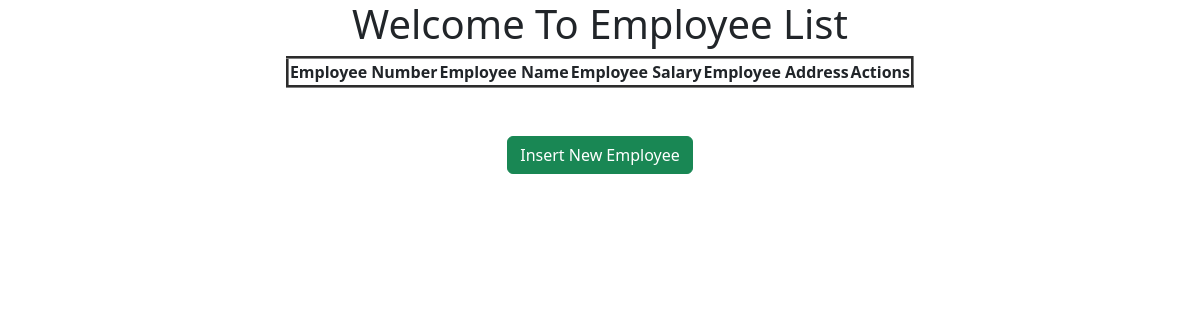
Before: / with the older database file.
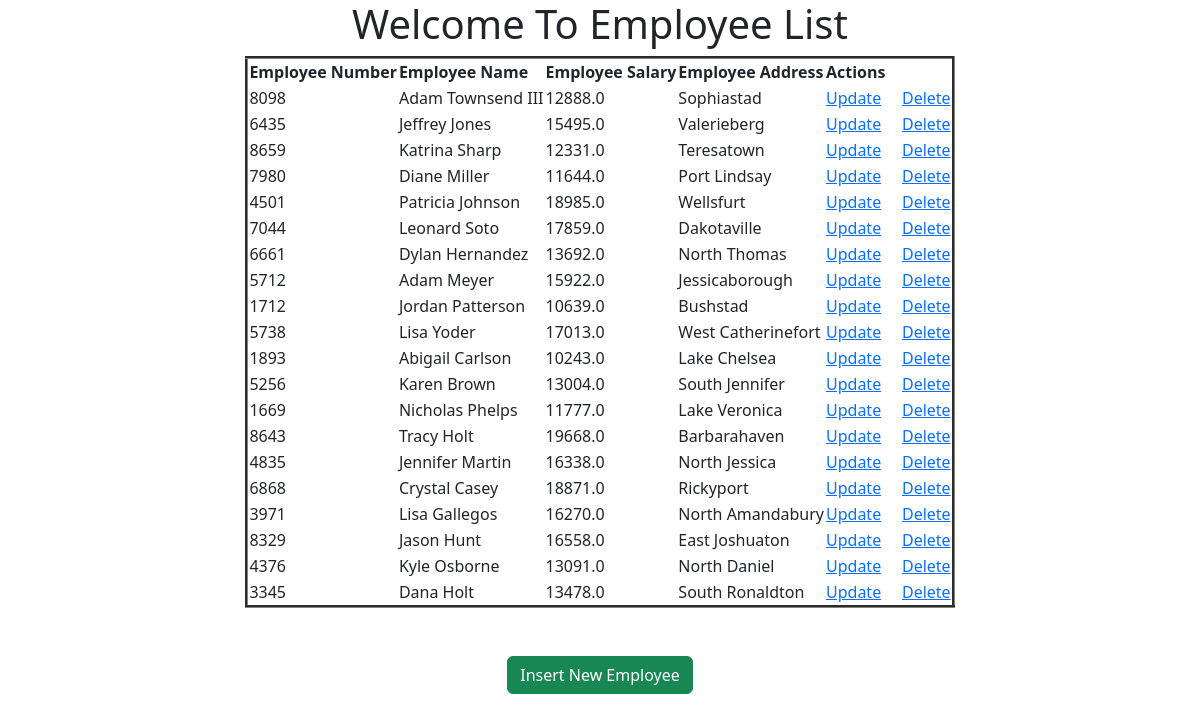
After: the same page with the newer database file.
### testapp/models.py (models this page shows)
class Employee(models.Model):
    eno = models.IntegerField()
    ename = models.CharField(max_length=30)
    esal = models.FloatField()
    eaddr = models.CharField(max_length=50)

### testapp/views.py (the view)
# urls.py: path('',views.retrieve_view),
def retrieve_view(request):
    emp_list = Employee.objects.all()
    return render(request,"testapp/index.html",{"emp_list":emp_list})

### templates/testapp/index.html
<!DOCTYPE html>
{% extends 'testapp/base.html' %}
{% block body_block %}
    <h1>Welcome To Employee List</h1>
    <table border="3">
        <thead>
            <th>Employee Number</th>
            <th>Employee Name</th>
            <th>Employee Salary</th>
            <th>Employee Address</th>
            <th>Actions</th>
        </thead>
        {% for emp in emp_list %}
        <tr>
            <td>{{emp.eno}}</td>
            <td>{{emp.ename}}</td>
            <td>{{emp.esal}}</td>
            <td>{{emp.eaddr}}</td>
            <td><a href="#">Update</a>&nbsp&nbsp&nbsp&nbsp
			<a href="#">Delete</a></td>
        </tr>
        {% endfor %}
    </table>
<br><br>
    <a href="insert/" class="btn btn-success">Insert New Employee</a>
<br><br>
{% endblock %}

### templates/testapp/base.html (shortened to what this page needs)
<!DOCTYPE html>
<html lang="en">
<head>
    <link href="https://cdn.jsdelivr.net/npm/bootstrap@5.3.8/dist/css/bootstrap.min.css" rel="stylesheet">
    <link rel="stylesheet">
</head>
<body>
    <div class="container" align="center">
        {% block body_block %}
        {% endblock %}
    </div>
</body>
</html>

Changed rows visible on the page:
added Employee: eno "8098", ename "Adam Townsend III", esal "12888.0", eaddr "Sophiastad"
added Employee: eno "6435", ename "Jeffrey Jones", esal "15495.0", eaddr "Valerieberg"
added Employee: eno "8659", ename "Katrina Sharp", esal "12331.0", eaddr "Teresatown"
added Employee: eno "7980", ename "Diane Miller", esal "11644.0", eaddr "Port Lindsay"
added Employee: eno "4501", ename "Patricia Johnson", esal "18985.0", eaddr "Wellsfurt"
added Employee: eno "7044", ename "Leonard Soto", esal "17859.0", eaddr "Dakotaville"
added Employee: eno "6661", ename "Dylan Hernandez", esal "13692.0", eaddr "North Thomas"
added Employee: eno "5712", ename "Adam Meyer", esal "15922.0", eaddr "Jessicaborough"
added Employee: eno "1712", ename "Jordan Patterson", esal "10639.0", eaddr "Bushstad"
added Employee: eno "5738", ename "Lisa Yoder", esal "17013.0", eaddr "West Catherinefort"
added Employee: eno "1893", ename "Abigail Carlson", esal "10243.0", eaddr "Lake Chelsea"
added Employee: eno "5256", ename "Karen Brown", esal "13004.0", eaddr "South Jennifer"
added Employee: eno "1669", ename "Nicholas Phelps", esal "11777.0", eaddr "Lake Veronica"
added Employee: eno "8643", ename "Tracy Holt", esal "19668.0", eaddr "Barbarahaven"
added Employee: eno "4835", ename "Jennifer Martin", esal "16338.0", eaddr "North Jessica"
added Employee: eno "6868", ename "Crystal Casey", esal "18871.0", eaddr "Rickyport"
added Employee: eno "3971", ename "Lisa Gallegos", esal "16270.0", eaddr "North Amandabury"
added Employee: eno "8329", ename "Jason Hunt", esal "16558.0", eaddr "East Joshuaton"
added Employee: eno "4376", ename "Kyle Osborne", esal "13091.0", eaddr "North Daniel"
added Employee: eno "3345", ename "Dana Holt", esal "13478.0", eaddr "South Ronaldton"
